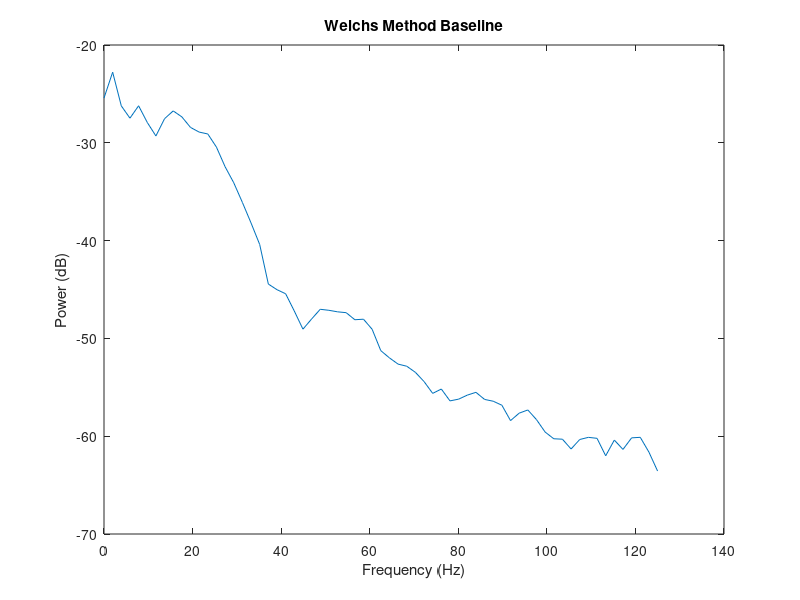
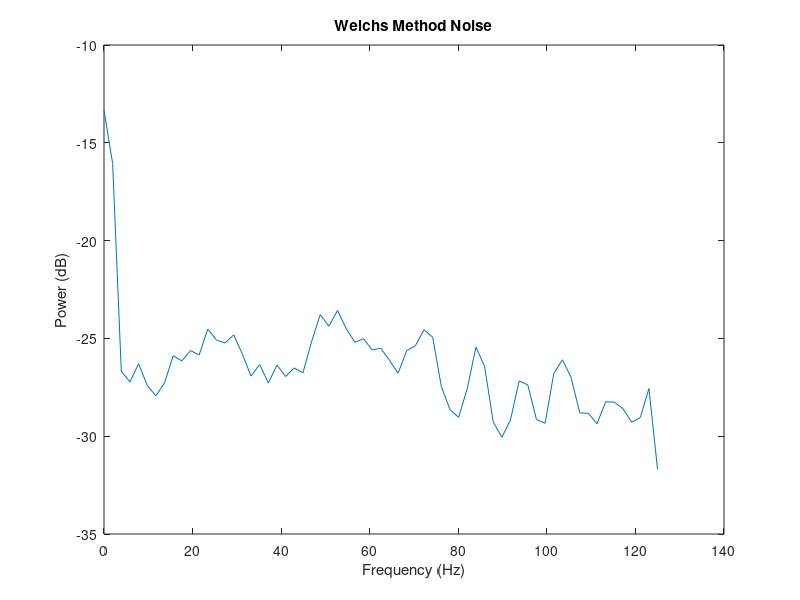
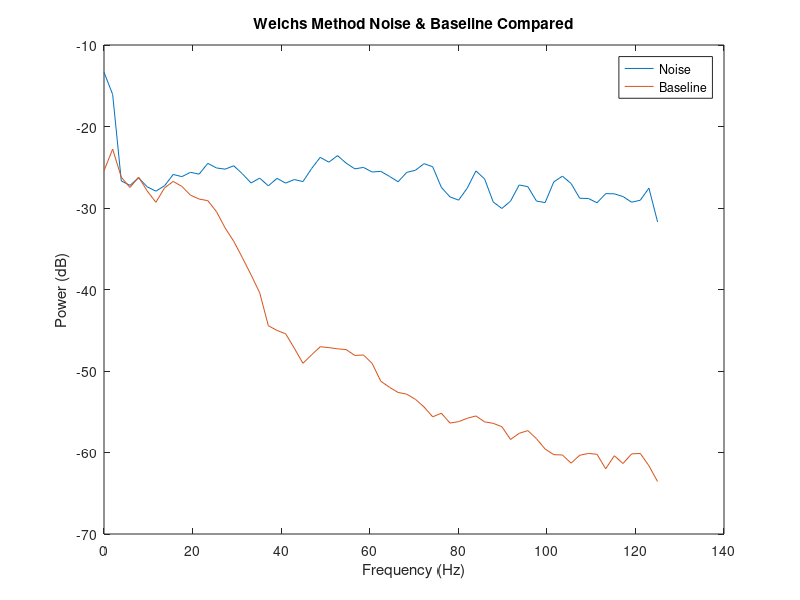
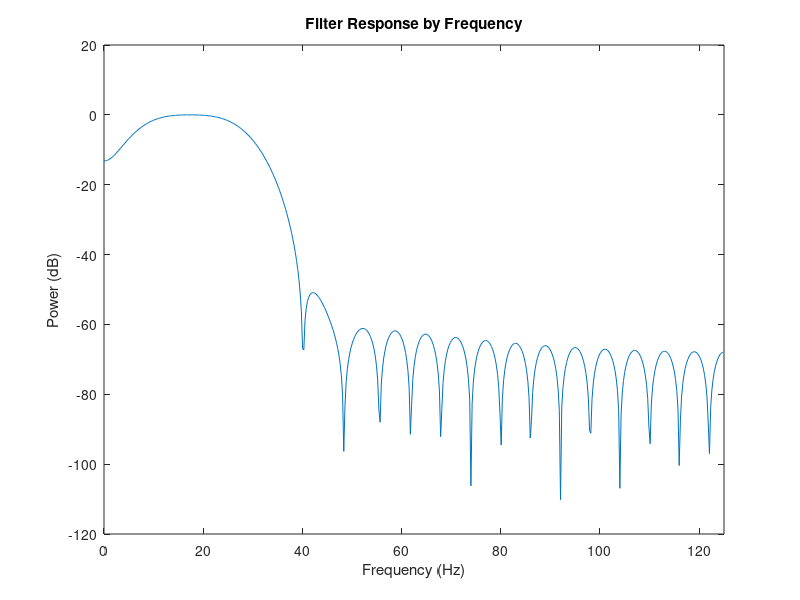

Write MATLAB code to recreate these figures, in order.
% Andrew Mullen, Yichu Jin 
% 2/16/2018

%
clear all
close all
clc

load('data/normal.mat')

tenSecondSample = 10*250;
startSample = 30*250;


% Get a 10 second sample of data & time
subSampleTime = t(startSample:startSample+tenSecondSample);
subSample = ecg(startSample:startSample+tenSecondSample);

% Get a 10 second sample of data & time in the noisy seciton of data

startTimeSample = 4*60*250 + 20*250;
noiseSampleTime = t(startTimeSample:startTimeSample+tenSecondSample);
noiseSample = ecg(startTimeSample:startTimeSample+tenSecondSample);

Fs = 250;
figure;
[Pxx,F]= pwelch(subSample,[],[],[],Fs);
dbPxx = pow2db(Pxx);
plot(F,dbPxx)
xlabel('Frequency (Hz)')
ylabel('Power (dB)')
title('Welchs Method Baseline')
figure;
[PxxNoise,FNoise] = pwelch(noiseSample,[],[],[],Fs);
dbPxxNoise = pow2db(PxxNoise);
figure;
plot(F,dbPxxNoise)
xlabel('Frequency (Hz)')
ylabel('Power (dB)')
title('Welchs Method Noise')


% Overlay the two plots
figure;
plot(F,dbPxxNoise);
hold on
plot(F,dbPxx);
legend('Noise','Baseline')
xlabel('Frequency (Hz)')
ylabel('Power (dB)')
title('Welchs Method Noise & Baseline Compared')

% High cutoff of 36 Hz
% Low cutoff of 1.2 Hz
% HPF = 36.38*pi/125;
% LPF = 1.221*pi/125;
% 
% B = fir1(10,[LPF,HPF]);
% figure;
% freqz(B,1,512)

HPF = 29.38/125;
LPF = 5.615/125;

B = fir1(40,[LPF,HPF],'bandpass');
figure;

[mag,frq] = freqz(B,1,512,250);
dbFilterGain = mag2db(abs(mag));
plot(frq,dbFilterGain)
xlabel('Frequency (Hz)')
ylabel('Power (dB)')
title('Filter Response by Frequency')
xlim([0,125])

figure;
plot(frq,dbFilterGain)
xlabel('Frequency (Hz)')
ylabel('Power (dB)')
title('Comparison of Filter and Data')
hold on
plot(F,dbPxxNoise);
plot(F,dbPxx);
xlim([0,125])
legend('Filter','Noise','Baseline')

figure;
freqz(B,1,512);
title('Frequency Response Profile (Freqz)')
figure();
impz(B,1);

 yFiltered = filter(B,1,subSample);
 figure;
 plot(subSampleTime,yFiltered)
 save('filteredSinusRhythm.mat','yFiltered');
 hold on
 plot(subSampleTime,subSample)
 xlabel('Time (sec)')
 ylabel('ECG Signal Volts (mv)')
 title('ECG Signal')
 legend('Filtered ECG','Normal ECG')
 xlim([min(subSampleTime),max(subSampleTime)])
 
 
 
 yFilteredNoise = filter(B,1,noiseSample);
 figure;
 subplot(2,1,1);
 plot(noiseSampleTime,yFilteredNoise)
 xlabel('Time (sec)')
 ylabel('ECG Signal Volts (mv)')
 title('ECG Filtered Noise Signal')
 xlim([min(noiseSampleTime),max(noiseSampleTime)])
 subplot(2,1,2);
 plot(noiseSampleTime,noiseSample)
 xlabel('Time (sec)')
 ylabel('ECG Signal Volts (mv)')
 title('ECG Noise Signal')
%  legend('Filtered Noise ECG','Noise ECG')
 xlim([min(noiseSampleTime),max(noiseSampleTime)])
 
 

%% Lab Part 2
% load('data/n_423.mat')
% 
% [pxx,f] = pwelch(n_423,1000,[],1024,250);
% figure;
% plot(f,pow2db(pxx))
% xlabel('Frequency (Hz)')
% ylabel('Power (dB)')
% title('Atrial Fibrillation w/ Noise')
% ylim([-20,50])
% 
% load('data/n_421.mat')
% 
% [pxx,f] = pwelch(n_421,1000,[],1024,250);
% figure;
% plot(f,pow2db(pxx))
% xlabel('Frequency (Hz)')
% ylabel('Power (dB)')
% title('Normal Sinus w/ Noise')
% ylim([-20,50])

% 
[PxxFiltered,F]= pwelch(yFiltered,[],[],[],Fs);
dbPxxFilterd = pow2db(PxxFiltered);
figure;
plot(F,dbPxxFilterd)
xlabel('Frequency (Hz)')
ylabel('Power (dB)')
%% TODO fix the title
title('Welchs Method Baseline Filtered')

[PxxNoiseFiltered,FNoise] = pwelch(yFilteredNoise,[],[],[],Fs);
dbPxxNoiseFiltered = pow2db(PxxNoiseFiltered);
figure;
plot(F,dbPxxNoiseFiltered)
xlabel('Frequency (Hz)')
ylabel('Power (dB)')
%% TODO fix the title
title('Welchs Method Noise Filtered')

%% Final Plot with Filter Response, Baseline, Noisey, Filtered Baseline & Filtered Noisey

figure;
plot(frq,dbFilterGain)
xlabel('Frequency (Hz)')
ylabel('Power (dB)')
title('Comparison of Filter and Data')
hold on
plot(F,dbPxx);
plot(F,dbPxxFilterd)
plot(F,dbPxxNoise);
plot(F,dbPxxNoiseFiltered);
xlim([0,125])
legend('Filter Response','Baseline','Baseline Filtered','Noise','Noise Filtered')



